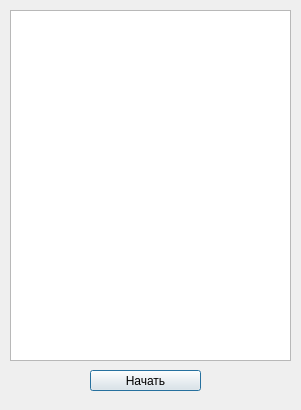
<?xml version="1.0" encoding="UTF-8"?>
<ui version="4.0">
 <class>greedyalg</class>
 <widget class="QDialog" name="greedyalg">
  <property name="geometry">
   <rect>
    <x>0</x>
    <y>0</y>
    <width>301</width>
    <height>410</height>
   </rect>
  </property>
  <property name="windowTitle">
   <string>Dialog</string>
  </property>
  <widget class="QPushButton" name="StartButton">
   <property name="geometry">
    <rect>
     <x>90</x>
     <y>370</y>
     <width>111</width>
     <height>21</height>
    </rect>
   </property>
   <property name="text">
    <string>Начать</string>
   </property>
  </widget>
  <widget class="QTextEdit" name="AnswearLabel">
   <property name="geometry">
    <rect>
     <x>10</x>
     <y>10</y>
     <width>281</width>
     <height>351</height>
    </rect>
   </property>
  </widget>
 </widget>
 <resources/>
 <connections/>
</ui>
